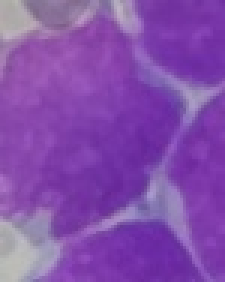
#> input picture mineriaFinal/imgROI/roi_1650.jpg, 75 x 94 px (shown 3 times larger); its folder holds only this picture in this run
$ python descriptores.py   (older library calls are emulated)
#> lines starting #> are read from the running program, lines starting #| are printed output that depends on the picture
# pip install mahotas
import os
import csv
import cv2
import mahotas.features.texture as mht
from skimage.measure import moments
import numpy as np

def obtener_descriptores(imagen):
    # Descriptores de textura (GLCM)
    imagen_gris = cv2.cvtColor(imagen, cv2.COLOR_BGR2GRAY)
    glcm = mht.haralick(imagen_gris)
    contraste = np.expand_dims(glcm.mean(axis=0)[2], axis=0)
    energia = np.expand_dims(glcm.mean(axis=0)[4], axis=0)
    homogeneidad = np.expand_dims(glcm.mean(axis=0)[8], axis=0)

    # Descriptores de forma (momentos de Hu)
    imagen_binaria = cv2.cvtColor(imagen, cv2.COLOR_BGR2GRAY)
    _, imagen_binaria = cv2.threshold(imagen_binaria, 127, 255, cv2.THRESH_BINARY)
    momentos_hu = cv2.HuMoments(cv2.moments(imagen_binaria)).flatten()

    # Descriptores de color (media y desviación estándar en cada canal)
    media_color = np.mean(imagen, axis=(0, 1))
    desviacion_estandar_color = np.std(imagen, axis=(0, 1))

    return np.concatenate((contraste, energia, homogeneidad, momentos_hu, media_color, desviacion_estandar_color))

# Ruta de la carpeta con las imágenes
carpeta_imagenes = 'imgROI/'

# Lista para almacenar los descriptores de todas las imágenes
descriptores_total = []

# Recorrer todas las imágenes en la carpeta
for nombre_archivo in os.listdir(carpeta_imagenes):
    ruta_imagen = os.path.join(carpeta_imagenes, nombre_archivo)

    # Leer la imagen
    imagen = cv2.imread(ruta_imagen)
#> imagen is the input picture: shape (94, 75, 3); mean B, G, R 170.7, 77.8, 131.9

    # Obtener los descriptores de la imagen
    descriptores = obtener_descriptores(imagen)
#> in obtener_descriptores, `imagen_gris = cv2.cvtColor(imagen, cv2.COLOR_BGR2GRAY)`:
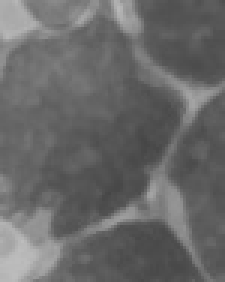
#> imagen_gris: shape (94, 75) (shown 3 times larger); min 70, max 189, mean 104.6
#> (the run stopped early here; a loop or call above may not have finished)

$ run again, on mineriaFinal/imgROI/roi_1991.jpg
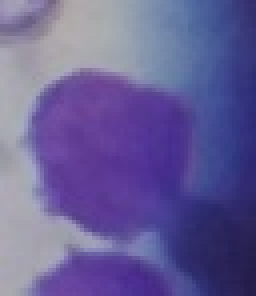
#> input picture mineriaFinal/imgROI/roi_1991.jpg, 64 x 74 px (shown 4 times larger)
#> imagen is the input picture: shape (74, 64, 3); mean B, G, R 150.9, 94.8, 103
#> in obtener_descriptores, `imagen_gris = cv2.cvtColor(imagen, cv2.COLOR_BGR2GRAY)`:
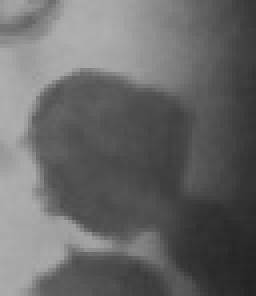
#> imagen_gris: shape (74, 64) (shown 4 times larger); min 35, max 176, mean 103.6

$ run again, on mineriaFinal/imgROI/roi_2047.jpg
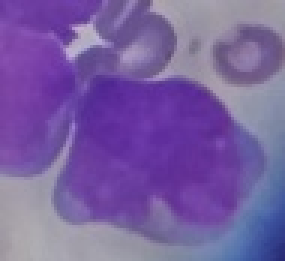
#> input picture mineriaFinal/imgROI/roi_2047.jpg, 95 x 87 px (shown 3 times larger)
#> imagen is the input picture: shape (87, 95, 3); mean B, G, R 160.7, 95.5, 120.1
#> in obtener_descriptores, `imagen_gris = cv2.cvtColor(imagen, cv2.COLOR_BGR2GRAY)`:
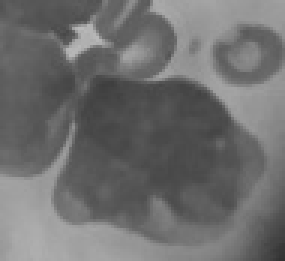
#> imagen_gris: shape (87, 95) (shown 3 times larger); min 50, max 185, mean 110.3

$ run again, on mineriaFinal/imgROI/roi_2453.jpg
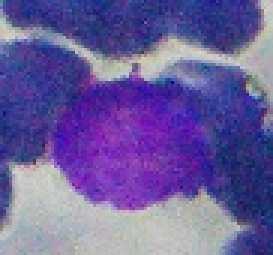
#> input picture mineriaFinal/imgROI/roi_2453.jpg, 91 x 85 px (shown 3 times larger)
#> imagen is the input picture: shape (85, 91, 3); mean B, G, R 156.8, 92.9, 105.7
#> in obtener_descriptores, `imagen_gris = cv2.cvtColor(imagen, cv2.COLOR_BGR2GRAY)`:
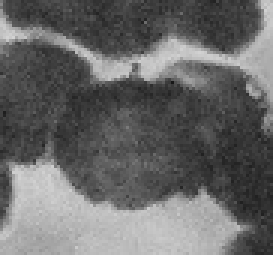
#> imagen_gris: shape (85, 91) (shown 3 times larger); min 23, max 210, mean 104

$ run again, on mineriaFinal/imgROI/roi_1663.jpg
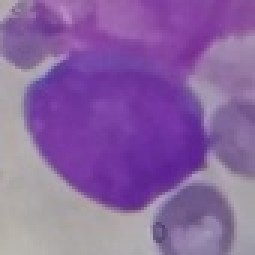
#> input picture mineriaFinal/imgROI/roi_1663.jpg, 85 x 85 px (shown 3 times larger)
#> imagen is the input picture: shape (85, 85, 3); mean B, G, R 161.1, 100.9, 138
#> in obtener_descriptores, `imagen_gris = cv2.cvtColor(imagen, cv2.COLOR_BGR2GRAY)`:
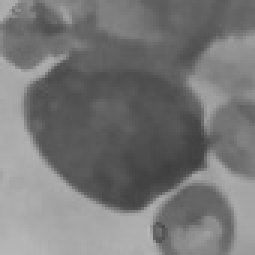
#> imagen_gris: shape (85, 85) (shown 3 times larger); min 62, max 185, mean 118.9
